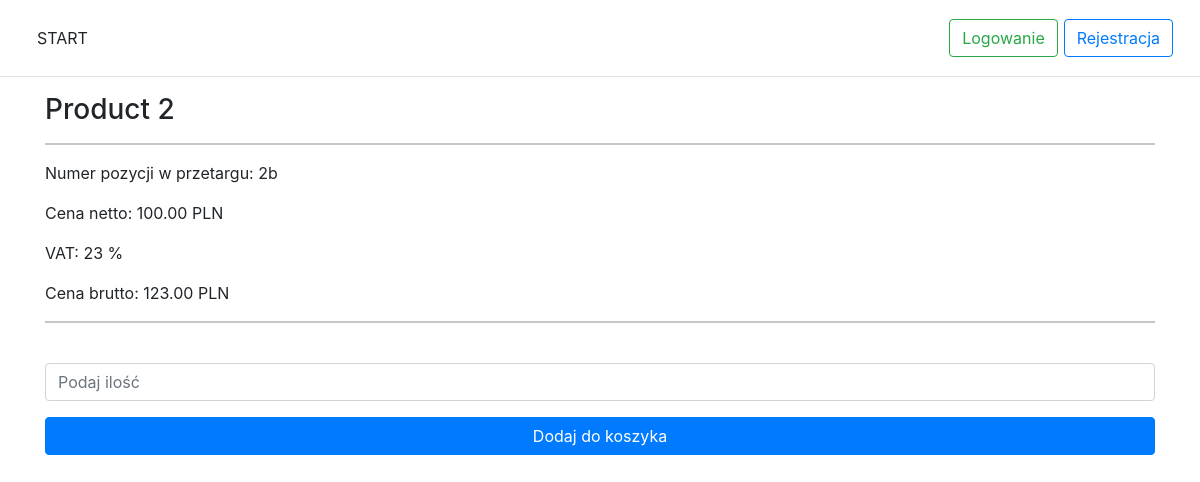
Before: /pages/single-product.php?id=2 with the older database file.
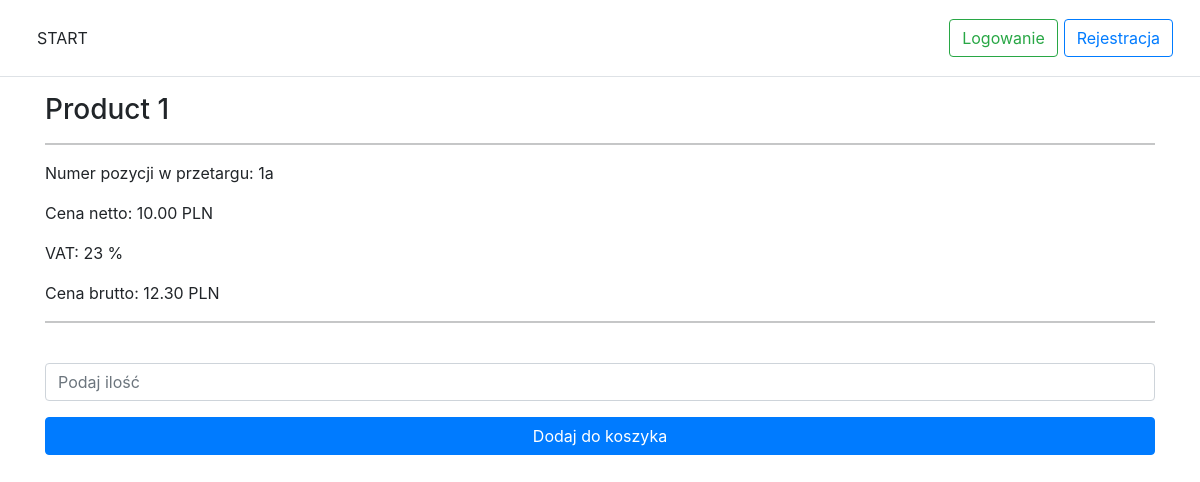
After: the same page with the newer database file.
### tables this page shows
CREATE TABLE `products`
(
    `id`             int(11) AUTO_INCREMENT PRIMARY KEY NOT NULL,
    `auction_number` varchar(255)                       NOT NULL,
    `name`           varchar(255)                       NOT NULL,
    `description`    varchar(1000)                      NOT NULL,
    `nett_price`     decimal(10, 2)                     NOT NULL,
    `vat`            int(11)                            NOT NULL,
    `gross_price`    decimal(10, 2)                     NOT NULL,
    `optima_code`    varchar(255),
    `ean`            varchar(255)
);

### pages/single-product.php (the view, shortened to what this page needs)
<!doctype html>
<html lang="pl">
<head>
    <?php include_once('../static/elements/head.inc.php'); ?>
</head>
<body>
<header>
    <?php include_once('../static/elements/header.php') ?>
</header>
<div class="container">
    <?php
    if (isset($_GET['id'])) {
        include_once '../classes/dbh.classes.php';
        $id = $_GET['id'];
        $sql = ("SELECT * FROM products WHERE id = '$id';");
        $result = mysqli_query($connection, $sql);
        $resultCheck = mysqli_num_rows($result);
        if ($resultCheck > 0) {
            $product = mysqli_fetch_assoc($result); ?>
            <form>
                <h3><?= $product['name'] ?></h3>
                <hr>
                <p>Numer pozycji w przetargu: <?= $product['auction_number'] ?></p>
                <p>Cena netto: <?= $product['nett_price'] ?> PLN</p>
                <p>VAT: <?= $product['vat'] ?> %</p>
                <p>Cena brutto: <?= $product['gross_price'] ?> PLN</p>
                <hr>
                <div class="form-group">
                    <input type="number" class="form-control" id="quantity" placeholder="Podaj ilość">
                </div>
                <button type="submit" class="btn btn-primary btn-block">Dodaj do koszyka</button>
            </form>
        <?php } else {
            echo('<div class="alert alert-danger text-center" role="alert">Nie odnaleziono produktu</div>');
        }
    }
    ?>
</div>
</body>
</html>

### src/static/elements/head.inc.php (shortened to what this page needs)
<link href="/src/static/css/reset.css" rel="stylesheet"/>
<link href="https://cdn.jsdelivr.net/npm/bootstrap-icons@1.3.0/font/bootstrap-icons.css" rel="stylesheet">
<link href="https://cdn.jsdelivr.net/npm/bootstrap@5.1.3/dist/css/bootstrap.min.css" rel="stylesheet"
>
<link href="/src/static/css/main.css" rel="stylesheet"/>
<link href="/src/static/css/header.css" rel="stylesheet"/>
<link href="/src/static/css/footer.css" rel="stylesheet"/>
<link href="/src/static/css/validation.css" rel="stylesheet"/>
<link href="/src/static/css/spinner.css" rel="stylesheet"/>

### src/static/elements/header.php (shortened to what this page needs)
<div class="d-flex flex-column flex-md-row align-items-center p-3 px-md-4 mb-3 bg-white border-bottom box-shadow">
    <h5 class="my-0 mr-md-auto font-weight-normal"><a class="btn" href="/">START</a></h5>
    <?php if (isset($_SESSION['id'])) {
        ?>
        <nav class="my-2 my-md-0 mr-md-3">
            <a class="p-2 text-dark" href="/src/pages/products.php">Produkty</a>
            <a class="p-2 text-dark" href="/src/pages/addresses.php">Adresy</a>
            <a class="p-2 text-dark" href="/src/pages/account.php">Konto</a>
            <a class="p-2 text-dark" href="/src/pages/cart.php">Koszyk</a>
            <a class="p-2 text-dark" href="/src/pages/history.php">Historia</a>
        </nav>
        <a class="btn btn-outline-danger header-btn" href="/src/pages/logout.php">Wyloguj</a>
        <?php
    } else {
        ?>
        <a class="btn btn-outline-success header-btn" href="/src/pages/login.php">Logowanie</a>
        <a class="btn btn-outline-primary header-btn" href="/src/pages/register.php">Rejestracja</a>
        <?php
    }
    ?>
</div>

### src/static/css/header.css (style rules this page uses)
html { font-size: 14px; }
@media (min-width: 768px) { html { font-size: 16px; } }
.header-btn { margin: 3px; }

### src/static/css/footer.css (style rules this page uses)
html { font-size: 14px; }
@media (min-width: 768px) { html { font-size: 16px; } }

### src/static/css/validation.css (style rules this page uses)
html { font-size: 14px; }
@media (min-width: 768px) { html { font-size: 16px; } }

Changed rows visible on the page:
changed products: name "Product 2" → "Product 1"; auction_number "2b" → "1a"; nett_price "100.00" → "10.00"; gross_price "123.00" → "12.30"
